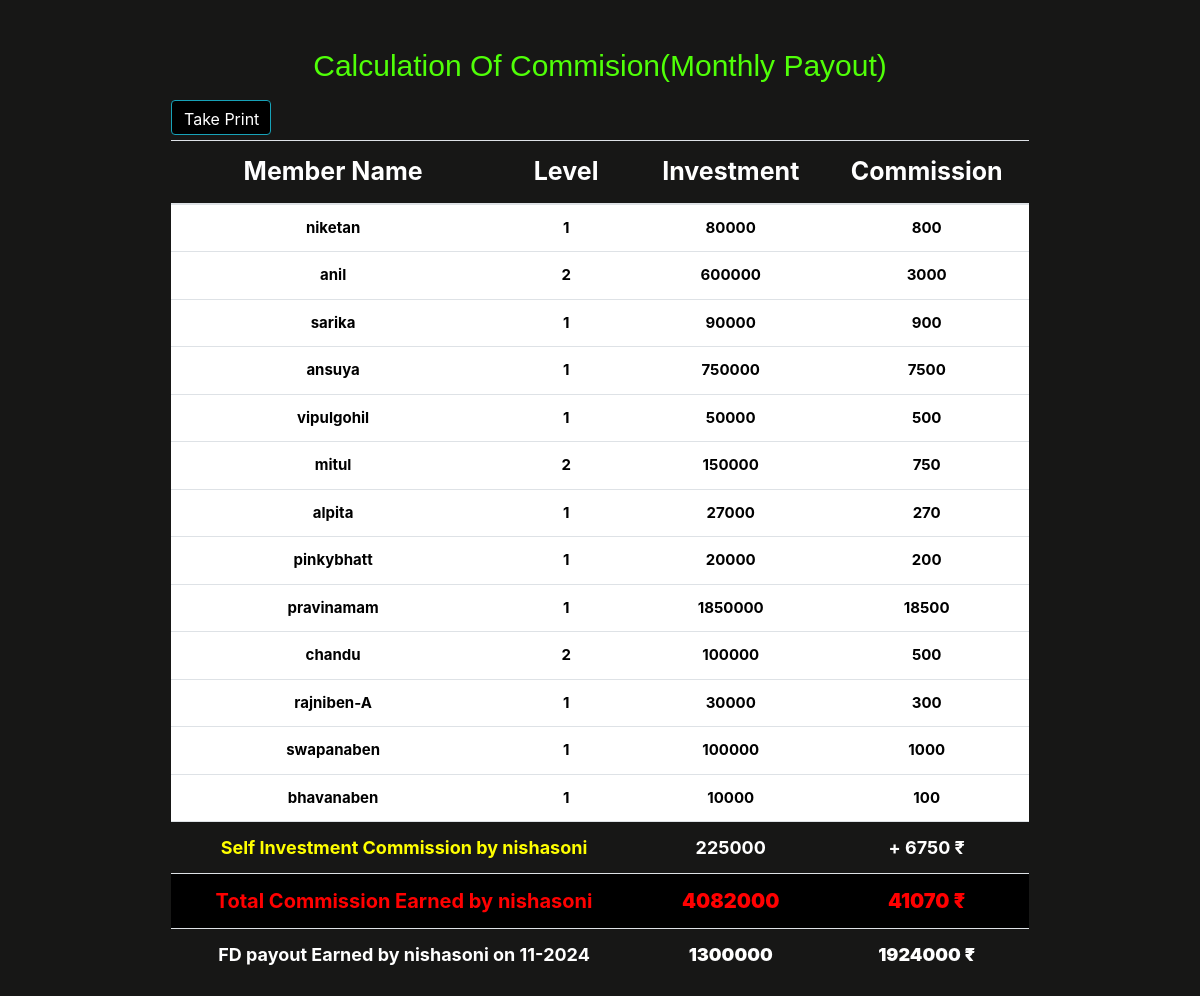
The app's page /commision.php?name=nishasoni, older data.
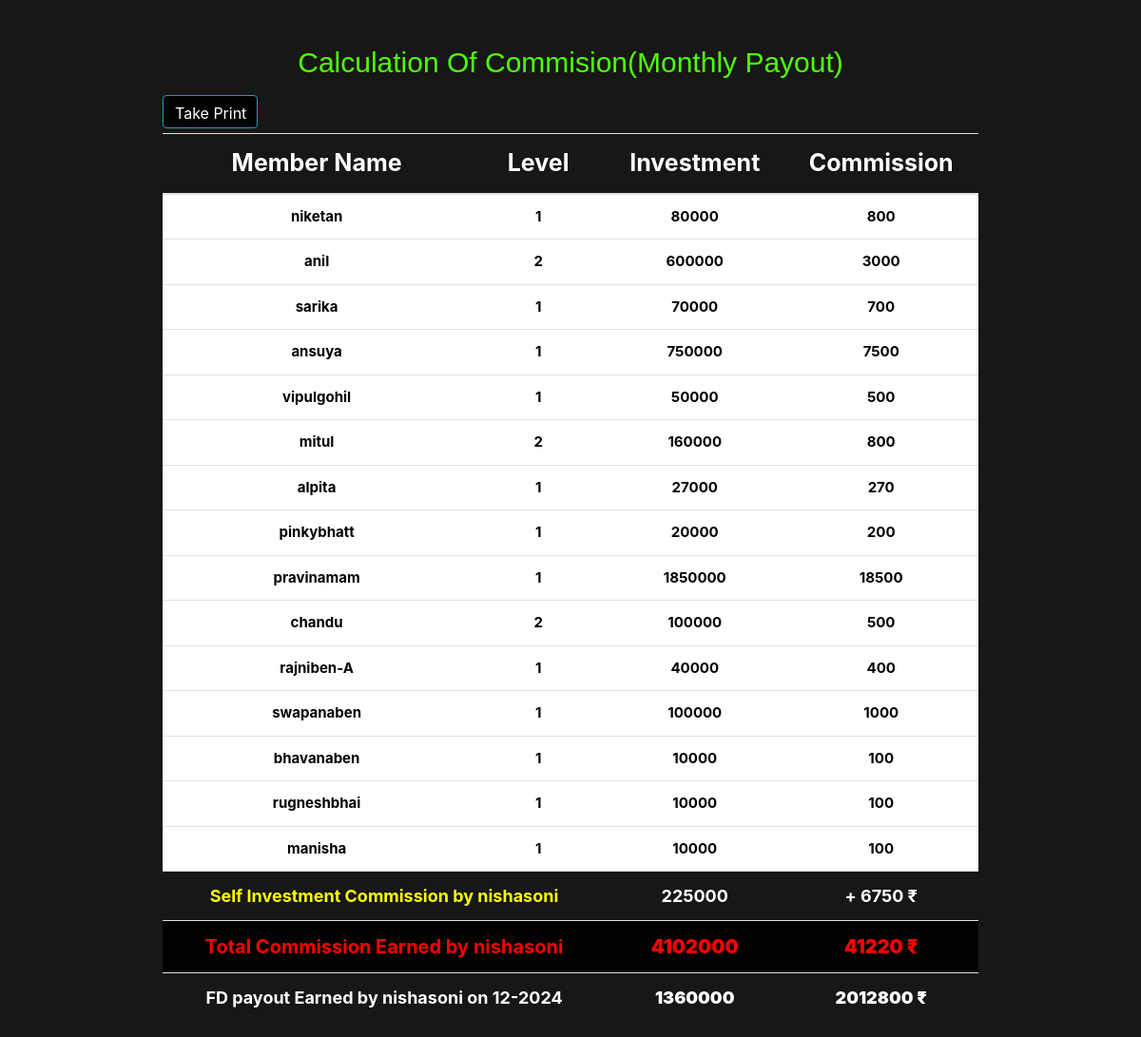
The same page, newer data.
### tables this page shows
CREATE TABLE `members` (
  `id` int(11) NOT NULL,
  `name` varchar(255) DEFAULT NULL,
  `upline` varchar(255) DEFAULT NULL,
  `amount` float NOT NULL,
  `fd` int(25) NOT NULL,
  `date` datetime NOT NULL DEFAULT current_timestamp(),
  `date1` datetime DEFAULT NULL
);

### commision.php (the view, shortened to what this page needs)
<!DOCTYPE html>
<html lang="en">
<head>
</head>
<link rel="stylesheet" href="//cdn.datatables.net/1.11.5/css/jquery.dataTables.min.css">
<link rel="stylesheet" href="https://use.fontawesome.com/releases/v5.8.2/css/all.css">
<link rel="stylesheet" href="https://maxcdn.bootstrapcdn.com/bootstrap/4.0.0/css/bootstrap.min.css">
<body class="back" style="background-color:#171716;">
    <main class="container mt-5">
        <div class="container" style="width:80%;">
            <div class="table-responsive" style="overflow-x: hidden;">
                <div class="form-container">
                    <h1 class="text-center" style="color:#50ff08; font-family: Algerian, sans-serif;font-size:30px;">Calculation Of Commision(Monthly Payout)</h1><br>
                    <?php
                        $upline = '';
                        if ($_SERVER['REQUEST_METHOD'] === 'POST') {
                            if (isset($_POST['upline'])) {
                                $upline = $_POST['upline'];
                            }
                        } elseif (isset($_GET['name'])) {
                            $upline = $_GET['name'];
                        }
                            $conn = mysqli_connect("localhost", "root", "", "mlm");
                            try {
                                $query = "SELECT * FROM members WHERE name = '$upline'";
                                $result = mysqli_query($conn, $query);
                                if (mysqli_num_rows($result) > 0) {
                                    while($row = mysqli_fetch_assoc($result)) {
                                        $investment = $row["amount"];
                                    }
                                } else {
                                    throw new Exception("No investment found for " . $upline);
                                }
                            }
                            catch (Exception $e) {
                            }
                    ?>
                                <a href="#" onclick="window.print()" class="btn btn-info" style="margin-right:1000px;margin-top:-25px;width:100px;height:35px;
                                color:white;background-color:black;"><i class="material-icons"><!&#xE24D;></i> <span>
                                Take Print</span></a>
                        </div>
                                <table  id='NoOrder' class='table table-striped text-center'  style='font-size:20px;' >
                                    <thead>
                                        <tr style="font-size:25px;color:white;background-color:#171716;">
                                            <th>Member Name</th>
                                            <th>Level</th>
                                            <th>Investment</th>
                                            <th>Commission</th>
                                        </tr>
                                    </thead>
                                    <tbody>
                                <?php
                                if (isset($_GET['name'])) {
                                    $upline = $_GET['name'];
                                }
                                else if ($_SERVER['REQUEST_METHOD'] === 'POST') {
                                    $upline = $_POST['upline'];
                                }
                                    $conn = mysqli_connect("localhost", "root", "", "mlm");
                                    try {
                                        $query = "SELECT *, COALESCE(fd, '') AS fd FROM members WHERE name = '$upline'";
                                        $result = mysqli_query($conn, $query);
                                        if (mysqli_num_rows($result) > 0) {
                                            while ($row = mysqli_fetch_assoc($result)) {
                                                $investment = $row["amount"];
                                                $neel = $row["fd"];
                                                $kalp = $row["date1"];
                                            }
                                        } else {
                                            throw new Exception("No investment found for " . $upline);
                                        }
                                        $total_commission = getDownlinesCommission($upline, $conn, 0, $investment);
                                        $final_total = ($investment * 0.03) + $total_commission;
                                        $own = ($investment * 0.03);
                                        $total_investment = getTotalInvestment($upline, $conn, 0, $investment);
                                        $totalInvestment = $investment + $total_investment;
                                        echo "<tr style='font-size:18px;color:yellow;background-color:#171716;'>";
                                        echo "<td colspan='2'><strong>Self Investment Commission by $upline</strong></td>";
                                        echo "<td colspan='1'><strong><span style='color:white;'>$investment</span></strong></td>";
                                        echo "<td colspan='1'><strong><span style='color:white;'>+ $own ₹</span></strong></td>";
                                        echo "</tr>";
                                        echo "<tr style='font-size:20px;background-color:black;color:red;'>";
                                        echo "<td colspan='2'><strong>Total Commission Earned by $upline</td>";
                                        echo "<td colspan='1' style='font-size:20px;font-weight:bold;'><strong>$totalInvestment</strong></td>";
                                        echo "<td colspan='1' style='font-size:20px;font-weight:bold;'><strong>$final_total ₹</strong></td>";
                                        echo "</tr>";
                                        if ($neel > 0) {
                                            $fdInvestment = $neel;
                                            $fdtotal = ($fdInvestment * 0.04)*12+$fdInvestment;
                                            $fd_date = $kalp;
                                            $fd_date = date('m-Y', strtotime('+1 year', strtotime($fd_date)));
                                            echo "<tr style='font-size:18px;color:white;background-color:#171716;'>";
                                            echo "<td colspan='2'><strong>FD payout Earned by $upline on $fd_date</strong></td>";
                                            echo "<td colspan='1' style='font-size:18px;font-weight:bold;'><strong>$fdInvestment</strong></td>";
                                            echo "<td colspan='1' style='font-size:18px;font-weight:bold;'><strong>$fdtotal ₹</strong></td>";
                                            echo "</tr>";
                                        }
                                    ?>
                                    </tbody>
                                </table>
                            <?php
                            } catch (Exception $e) {
                                echo "<div class='error'>" . $e->getMessage() . "</div>";
                            }
                            ?>
                        <?php
                            function  getTotalInvestment($upline, $conn, $level, $investment) {
                                $query = "SELECT * FROM members WHERE upline = '$upline'";
                                $result = mysqli_query($conn, $query);
                                if (mysqli_num_rows($result) > 0) {
                                    $sum = 0;
                                    while($row = mysqli_fetch_assoc($result)) {
                                        $amount = $row["amount"];
                                        $sum += $amount + getTotalInvestment($row["name"], $conn, $level + 1, $investment);
                                    }
                                    return $sum ;
                                } else {
                                    return 0;
                                }
                            }
                        ?>
                        <?php
                        function getDownlinesCommission($upline, $conn, $level, $investment) {
                            $query = "SELECT * FROM members WHERE upline = '$upline'";
                            $result = mysqli_query($conn, $query);
                            if (mysqli_num_rows($result) > 0) {
                                $commission = 0;
                                while($row = mysqli_fetch_assoc($result)) {
                                    $amount = $row["amount"];
                                    $fd = $row["fd"];
                                    if ($level == 0) {
                                        $level_commission = 0.01 * $amount;
                                        $level_commission1 = 0.01 * $fd;
                                    } else if ($level == 1) {
                                        $level_commission = 0.005 * $amount;
                                        $level_commission1 = 0.005 * $fd;
                                    } else {
                                        $level_commission = 0.0025 * $amount;
                                        $level_commission1 = 0.0025 * $fd;
                                    }
                                    if($level_commission1>0){
                                        echo "<tr style='font-size:15px;color:black;font-weight:bold;background-color:white;'><td>" . $row["name"] . "</td><td>" . $level+1 . "</td> <td>" . $row["amount"] . "</td><td>" . $level_commission . "</td></tr>";
                                        echo "<tr style='font-size:15px;color:black;font-weight:bold;background-color:white;'><td>" . $row["name"] . "{FD}</td><td>" . $level+1 . "</td> <td>" . $row["fd"] . "</td><td>" . $level_commission1 . "</td></tr>";
                                    }else{
                                        echo "<tr style='font-size:15px;color:black;font-weight:bold;background-color:white;'><td>" . $row["name"] . "</td><td>" . $level+1 . "</td> <td>" . $row["amount"] . "</td><td>" . $level_commission . "</td></tr>";
                                    }
                                    $commission +=  $level_commission1 + $level_commission + getDownlinesCommission($row["name"], $conn, $level + 1, $investment);
                                }
                                return $commission ;
                            } else {
                                return 0;
                            }
                        }
                        ?>
                    </div>
                </div>
        </main>
    </body>
</html>

### commision.php (style rules this page uses)
.back { background-size: cover; background-position: center center; background-repeat: no-repeat; background-color:#171716; }

Row changes from the older to the newer data that the page shows:
changed members "sarika": amount "90000" → "70000"; amount "900" → "700"
changed members "mitul": amount "150000" → "160000"; amount "750" → "800"
changed members "rajniben-A": amount "30000" → "40000"; amount "300" → "400"
added members: name "rugneshbhai", level "1", amount "10000", amount "100", shown under "Calculation Of Commision(Monthly Payout)"
added members: name "manisha", level "1", amount "10000", amount "100", shown under "Calculation Of Commision(Monthly Payout)"
changed members (number 16 of 16 on the later page): amount "4082000" → "4102000"; amount "41070" → "41220"; date1 "11-2024" → "12-2024"
Text that changed along with them:
$fdInvestment: "1300000" → "1360000"
$fdtotal: "1924000" → "2012800"
